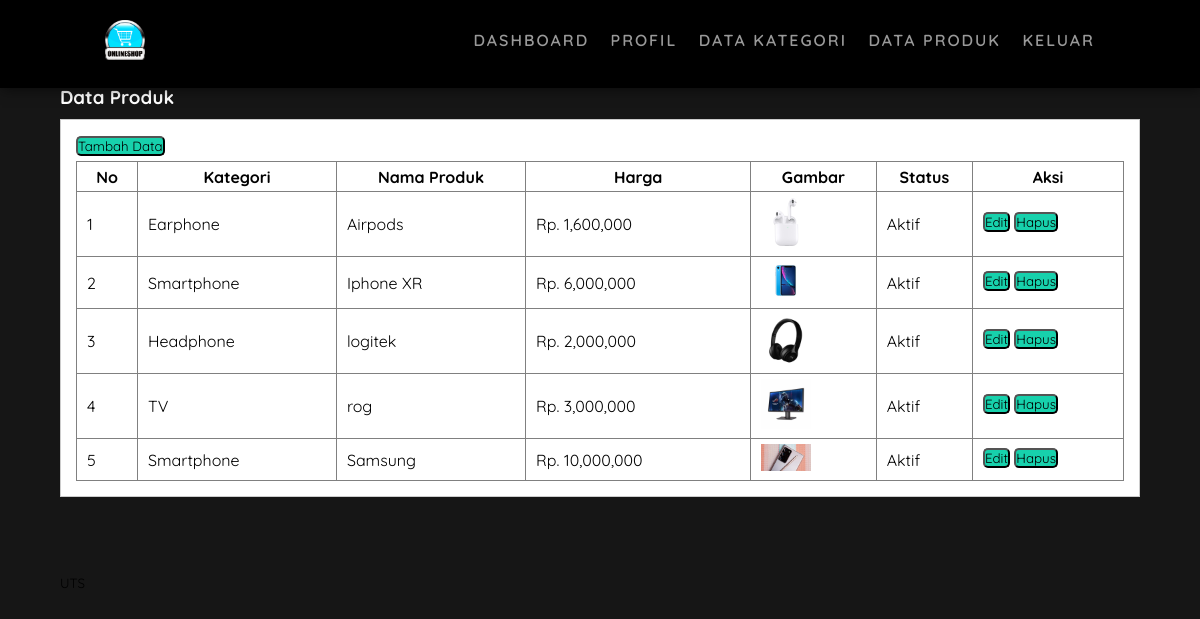
The app's page /data-produk.php (signed in) with its own data.
### tables this page shows
CREATE TABLE `tb_product` (
  `product_id` int(200) NOT NULL,
  `category_id` int(200) NOT NULL,
  `product_name` varchar(100) NOT NULL,
  `product_price` int(20) NOT NULL,
  `product_description` text NOT NULL,
  `product_image` varchar(100) NOT NULL,
  `product_status` tinyint(1) NOT NULL,
  `data_created` timestamp NOT NULL DEFAULT current_timestamp() ON UPDATE current_timestamp()
);

CREATE TABLE `tb_category` (
  `category_id` int(200) NOT NULL,
  `category_name` varchar(50) NOT NULL,
  `category_image` varchar(100) NOT NULL
);

### data-produk.php (the view, shortened to what this page needs)
<?php
	include 'db.php';
?>
<!DOCTYPE html>
<html>
<head>
	<link rel="stylesheet" type="text/css" href="css/style.css?t=<?php echo round(microtime(true)*1000);?>">
</head>
<body>
	<header>
		<div class="container">
			<h1><a href="dashboard.php"><img src="./img/logo.png" height="40dp" width="40dp"></a></h1>
			<ul>
				<li><a href="dashboard.php">Dashboard</a></li>
				<li><a href="profil.php">Profil</a></li>
				<li><a href="data-kategori.php">Data Kategori</a></li>
				<li><a href="data-produk.php">Data Produk</a></li>
				<li><a href="keluar.php">Keluar</a></li>
			</ul>
		</div>
	</header>
	<div class="section">
		<div class="container">
			<h3>Data Produk</h3>
			<div class="box">
				<button><a href="tambah-produk.php">Tambah Data</a></button>
				<table border="1" cellspacing="0" class="table">
					<thead>
						<tr>
							<th width="60px">No</th>
							<th>Kategori</th>
							<th>Nama Produk</th>
							<th>Harga</th>
							<th>Gambar</th>
							<th>Status</th>
							<th width="150px">Aksi</th>
						</tr>
					</thead>
					<tbody>
						<?php
							$no = 1;
							$produk = mysqli_query($conn, "SELECT * FROM tb_product LEFT JOIN tb_category USING (category_id) ORDER BY product_id DESC");
							if(mysqli_num_rows($produk) > 0){
							while($row = mysqli_fetch_array($produk)){
						?>
						<tr>
							<td><?php echo $no++ ?></td>
							<td><?php echo $row['category_name'] ?></td>
							<td><?php echo $row['product_name'] ?></td>
							<td>Rp. <?php echo number_format($row['product_price']) ?></td>
							<td><a href="produk/<?php echo $row['product_image'] ?>" target="_blank"> <img src="produk/<?php echo $row['product_image'] ?>" width="50px"> </a></td>
							<td><?php echo ($row['product_status'] == 0)? 'Tidak Aktif':'Aktif'; ?></td>
							<td>
								<button><a href="edit-produk.php?id=<?php echo $row['product_id'] ?>">Edit</a> </button>
								<button><a href="proses-hapus.php?id=<?php echo $row['product_id'] ?>" onclick="return confirm('Yakin ingin hapus ?')">Hapus</a></button>
							</td>
						</tr>
						<?php }}else{ ?>
							<tr>
								<td colspan="7">Tidak ada data</td>
							</tr>
						<?php } ?>
					</tbody>
				</table>
			</div>
		</div>
	</div>
	<footer>
		<div class="container">
			<small>UTS</small>
		</div>
	</footer>
</body>
</html>

### css/style.css (style rules this page uses)
* { padding:0; margin:0; font-family: 'Quicksand', sans-serif; }
html { scroll-behavior: smooth; }
body { background-color: #161616; margin: 0px; pad: 0px; padding-top: 60px; }
a { color: inherit; text-decoration: none; }
header { display: flex; justify-content: space-between; align-items: center; text-transform: uppercase; font-weight: 600; letter-spacing: 2px; font-family: calibri; position: fixed; color: #999; top: 0; left: 0; width: 100%; box-sizing: border-box; padding: 10px 50px; background-color: #000; box-shadow: 2px 2px 12px rgba(0,0,0,0.5); z-index: 1; }
header h1 { float: left; padding:10px 0; }
header ul { float: right; }
header ul li { display: inline-block; }
header ul li a { padding:20px 0 20px 15px; display: inline-block; }
footer { padding:25px 0; }
.container { width: 90%; margin:0 auto; }
.container:after { content: ''; display: block; clear: both; }
.section { padding:25px 0; }
.box { background-color: #fff; border:1px solid #ccc; padding:15px; box-sizing: border-box; margin:10px 0 25px 0; }
.box:after { content: ''; display: block; clear: both; }
.box button { margin-bottom: 5px; background-color: #17d1ac; border-radius: 5px; }
.table { width: 100%; border-collapse: collapse; }
.table tr { height: 30px; }
.table tr td { padding:5px 10px; }
.container h3 { color: #fff; }

### records on screen
tb_product: category.category_name "Earphone", product_name "Airpods", product_price "1,600,000", product_image (picture), product_status "Aktif"
tb_product: category.category_name "Smartphone", product_name "Iphone XR", product_price "6,000,000", product_image (picture), product_status "Aktif"
tb_product: category.category_name "Headphone", product_name "logitek", product_price "2,000,000", product_image (picture), product_status "Aktif"
tb_product: category.category_name "TV", product_name "rog", product_price "3,000,000", product_image (picture), product_status "Aktif"
tb_product: category.category_name "Smartphone", product_name "Samsung", product_price "10,000,000", product_image (picture), product_status "Aktif"
